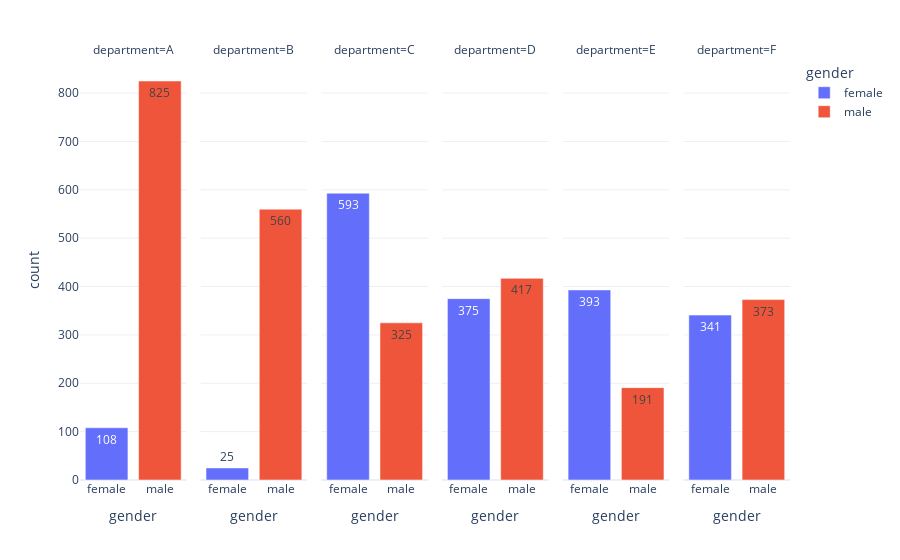

Source (notebook cell):
### Code cell
df.groupby(['department','gender']).agg({'count':'sum'})\
.reset_index()\
.plot.bar(
    x='gender',y='count',
    color='gender',
    text='count',
    facet_col='department'
)

### Figure 1 — Plotly figure (JSON) as saved in the notebook; plotly's stock layout.template omitted (floating-point values rounded to 4 significant figures)
{"data": [{"alignmentgroup": "True", "hovertemplate": "gender=%{x}<br>department=A<br>count=%{text}<extra></extra>", "legendgroup": "female", "marker": {"color": "#636efa", "pattern": {"shape": ""}}, "name": "female", "offsetgroup": "female", "orientation": "v", "showlegend": true, "text": [108], "textposition": "auto", "type": "bar", "x": ["female"], "xaxis": "x", "y": [108], "yaxis": "y"}, {"alignmentgroup": "True", "hovertemplate": "gender=%{x}<br>department=B<br>count=%{text}<extra></extra>", "legendgroup": "female", "marker": {"color": "#636efa", "pattern": {"shape": ""}}, "name": "female", "offsetgroup": "female", "orientation": "v", "showlegend": false, "text": [25], "textposition": "auto", "type": "bar", "x": ["female"], "xaxis": "x2", "y": [25], "yaxis": "y2"}, {"alignmentgroup": "True", "hovertemplate": "gender=%{x}<br>department=C<br>count=%{text}<extra></extra>", "legendgroup": "female", "marker": {"color": "#636efa", "pattern": {"shape": ""}}, "name": "female", "offsetgroup": "female", "orientation": "v", "showlegend": false, "text": [593], "textposition": "auto", "type": "bar", "x": ["female"], "xaxis": "x3", "y": [593], "yaxis": "y3"}, {"alignmentgroup": "True", "hovertemplate": "gender=%{x}<br>department=D<br>count=%{text}<extra></extra>", "legendgroup": "female", "marker": {"color": "#636efa", "pattern": {"shape": ""}}, "name": "female", "offsetgroup": "female", "orientation": "v", "showlegend": false, "text": [375], "textposition": "auto", "type": "bar", "x": ["female"], "xaxis": "x4", "y": [375], "yaxis": "y4"}, {"alignmentgroup": "True", "hovertemplate": "gender=%{x}<br>department=E<br>count=%{text}<extra></extra>", "legendgroup": "female", "marker": {"color": "#636efa", "pattern": {"shape": ""}}, "name": "female", "offsetgroup": "female", "orientation": "v", "showlegend": false, "text": [393], "textposition": "auto", "type": "bar", "x": ["female"], "xaxis": "x5", "y": [393], "yaxis": "y5"}, {"alignmentgroup": "True", "hovertemplate": "gender=%{x}<br>department=F<br>count=%{text}<extra></extra>", "legendgroup": "female", "marker": {"color": "#636efa", "pattern": {"shape": ""}}, "name": "female", "offsetgroup": "female", "orientation": "v", "showlegend": false, "text": [341], "textposition": "auto", "type": "bar", "x": ["female"], "xaxis": "x6", "y": [341], "yaxis": "y6"}, {"alignmentgroup": "True", "hovertemplate": "gender=%{x}<br>department=A<br>count=%{text}<extra></extra>", "legendgroup": "male", "marker": {"color": "#EF553B", "pattern": {"shape": ""}}, "name": "male", "offsetgroup": "male", "orientation": "v", "showlegend": true, "text": [825], "textposition": "auto", "type": "bar", "x": ["male"], "xaxis": "x", "y": [825], "yaxis": "y"}, {"alignmentgroup": "True", "hovertemplate": "gender=%{x}<br>department=B<br>count=%{text}<extra></extra>", "legendgroup": "male", "marker": {"color": "#EF553B", "pattern": {"shape": ""}}, "name": "male", "offsetgroup": "male", "orientation": "v", "showlegend": false, "text": [560], "textposition": "auto", "type": "bar", "x": ["male"], "xaxis": "x2", "y": [560], "yaxis": "y2"}, {"alignmentgroup": "True", "hovertemplate": "gender=%{x}<br>department=C<br>count=%{text}<extra></extra>", "legendgroup": "male", "marker": {"color": "#EF553B", "pattern": {"shape": ""}}, "name": "male", "offsetgroup": "male", "orientation": "v", "showlegend": false, "text": [325], "textposition": "auto", "type": "bar", "x": ["male"], "xaxis": "x3", "y": [325], "yaxis": "y3"}, {"alignmentgroup": "True", "hovertemplate": "gender=%{x}<br>department=D<br>count=%{text}<extra></extra>", "legendgroup": "male", "marker": {"color": "#EF553B", "pattern": {"shape": ""}}, "name": "male", "offsetgroup": "male", "orientation": "v", "showlegend": false, "text": [417], "textposition": "auto", "type": "bar", "x": ["male"], "xaxis": "x4", "y": [417], "yaxis": "y4"}, {"alignmentgroup": "True", "hovertemplate": "gender=%{x}<br>department=E<br>count=%{text}<extra></extra>", "legendgroup": "male", "marker": {"color": "#EF553B", "pattern": {"shape": ""}}, "name": "male", "offsetgroup": "male", "orientation": "v", "showlegend": false, "text": [191], "textposition": "auto", "type": "bar", "x": ["male"], "xaxis": "x5", "y": [191], "yaxis": "y5"}, {"alignmentgroup": "True", "hovertemplate": "gender=%{x}<br>department=F<br>count=%{text}<extra></extra>", "legendgroup": "male", "marker": {"color": "#EF553B", "pattern": {"shape": ""}}, "name": "male", "offsetgroup": "male", "orientation": "v", "showlegend": false, "text": [373], "textposition": "auto", "type": "bar", "x": ["male"], "xaxis": "x6", "y": [373], "yaxis": "y6"}], "layout": {"annotations": [{"font": {}, "showarrow": false, "text": "department=A", "x": 0.075, "xanchor": "center", "xref": "paper", "y": 1, "yanchor": "bottom", "yref": "paper"}, {"font": {}, "showarrow": false, "text": "department=B", "x": 0.245, "xanchor": "center", "xref": "paper", "y": 1, "yanchor": "bottom", "yref": "paper"}, {"font": {}, "showarrow": false, "text": "department=C", "x": 0.415, "xanchor": "center", "xref": "paper", "y": 1, "yanchor": "bottom", "yref": "paper"}, {"font": {}, "showarrow": false, "text": "department=D", "x": 0.585, "xanchor": "center", "xref": "paper", "y": 1, "yanchor": "bottom", "yref": "paper"}, {"font": {}, "showarrow": false, "text": "department=E", "x": 0.755, "xanchor": "center", "xref": "paper", "y": 1, "yanchor": "bottom", "yref": "paper"}, {"font": {}, "showarrow": false, "text": "department=F", "x": 0.925, "xanchor": "center", "xref": "paper", "y": 1, "yanchor": "bottom", "yref": "paper"}], "autosize": true, "barmode": "relative", "legend": {"title": {"text": "gender"}, "tracegroupgap": 0}, "margin": {"t": 60}, "xaxis": {"anchor": "y", "autorange": true, "categoryarray": ["female", "male"], "categoryorder": "array", "domain": [0, 0.15], "range": [-0.5, 1.5], "title": {"text": "gender"}, "type": "category"}, "xaxis2": {"anchor": "y2", "autorange": true, "categoryarray": ["female", "male"], "categoryorder": "array", "domain": [0.17, 0.32], "matches": "x", "range": [-0.5, 1.5], "title": {"text": "gender"}, "type": "category"}, "xaxis3": {"anchor": "y3", "autorange": true, "categoryarray": ["female", "male"], "categoryorder": "array", "domain": [0.34, 0.49], "matches": "x", "range": [-0.5, 1.5], "title": {"text": "gender"}, "type": "category"}, "xaxis4": {"anchor": "y4", "autorange": true, "categoryarray": ["female", "male"], "categoryorder": "array", "domain": [0.51, 0.66], "matches": "x", "range": [-0.5, 1.5], "title": {"text": "gender"}, "type": "category"}, "xaxis5": {"anchor": "y5", "autorange": true, "categoryarray": ["female", "male"], "categoryorder": "array", "domain": [0.68, 0.83], "matches": "x", "range": [-0.5, 1.5], "title": {"text": "gender"}, "type": "category"}, "xaxis6": {"anchor": "y6", "autorange": true, "categoryarray": ["female", "male"], "categoryorder": "array", "domain": [0.85, 1], "matches": "x", "range": [-0.5, 1.5], "title": {"text": "gender"}, "type": "category"}, "yaxis": {"anchor": "x", "autorange": true, "domain": [0, 1], "range": [0, 868.4], "title": {"text": "count"}, "type": "linear"}, "yaxis2": {"anchor": "x2", "autorange": true, "domain": [0, 1], "matches": "y", "range": [0, 868.4], "showticklabels": false, "type": "linear"}, "yaxis3": {"anchor": "x3", "autorange": true, "domain": [0, 1], "matches": "y", "range": [0, 868.4], "showticklabels": false, "type": "linear"}, "yaxis4": {"anchor": "x4", "autorange": true, "domain": [0, 1], "matches": "y", "range": [0, 868.4], "showticklabels": false, "type": "linear"}, "yaxis5": {"anchor": "x5", "autorange": true, "domain": [0, 1], "matches": "y", "range": [0, 868.4], "showticklabels": false, "type": "linear"}, "yaxis6": {"anchor": "x6", "autorange": true, "domain": [0, 1], "matches": "y", "range": [0, 868.4], "showticklabels": false, "type": "linear"}}}
